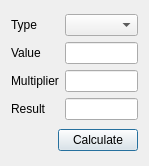
<?xml version="1.0" encoding="UTF-8"?>
<ui version="4.0">
 <class>Dialog</class>
 <widget class="QDialog" name="Dialog">
  <property name="geometry">
   <rect>
    <x>0</x>
    <y>0</y>
    <width>149</width>
    <height>166</height>
   </rect>
  </property>
  <property name="maximumSize">
   <size>
    <width>300</width>
    <height>170</height>
   </size>
  </property>
  <property name="windowTitle">
   <string>Dialog</string>
  </property>
  <layout class="QVBoxLayout" name="verticalLayout">
   <item>
    <layout class="QGridLayout" name="gridLayout">
     <item row="0" column="0">
      <widget class="QLabel" name="Type_label">
       <property name="text">
        <string>Type</string>
       </property>
      </widget>
     </item>
     <item row="0" column="1">
      <widget class="QComboBox" name="Type_comboBox"/>
     </item>
     <item row="1" column="0">
      <widget class="QLabel" name="Value_label">
       <property name="text">
        <string>Value</string>
       </property>
      </widget>
     </item>
     <item row="1" column="1">
      <widget class="QLineEdit" name="Value_lineEdit"/>
     </item>
     <item row="2" column="0">
      <widget class="QLabel" name="Multiplier_label">
       <property name="text">
        <string>Multiplier</string>
       </property>
      </widget>
     </item>
     <item row="2" column="1">
      <widget class="QLineEdit" name="Multiplier_lineEdit"/>
     </item>
     <item row="3" column="0">
      <widget class="QLabel" name="Result_label">
       <property name="text">
        <string>Result</string>
       </property>
      </widget>
     </item>
     <item row="3" column="1">
      <widget class="QLineEdit" name="Result_lineEdit"/>
     </item>
    </layout>
   </item>
   <item>
    <layout class="QHBoxLayout" name="horizontalLayout">
     <item>
      <spacer name="horizontalSpacer">
       <property name="orientation">
        <enum>Qt::Horizontal</enum>
       </property>
       <property name="sizeHint" stdset="0">
        <size>
         <width>40</width>
         <height>20</height>
        </size>
       </property>
      </spacer>
     </item>
     <item>
      <widget class="QPushButton" name="Calculate_pushButton">
       <property name="text">
        <string>Calculate</string>
       </property>
      </widget>
     </item>
    </layout>
   </item>
  </layout>
 </widget>
 <resources/>
 <connections/>
</ui>
